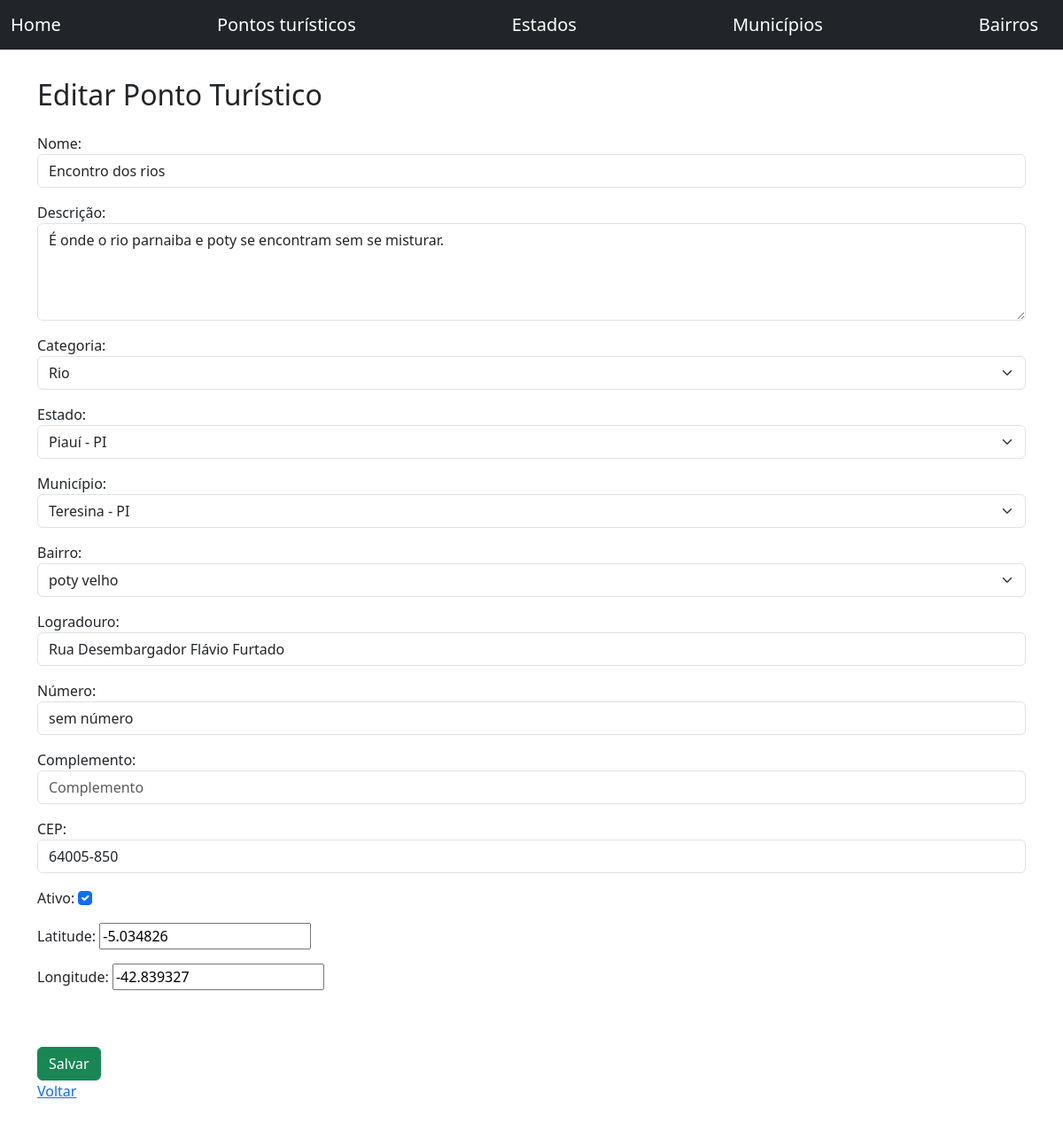
The page /pontos-turisticos/1/editar/ on the database its author committed.
### cadastros/models.py (models this page shows, shortened)
class PontoTuristico(models.Model):
    CATEGORIAS= [
        ('praia','Praia'),
        ('museu','Museu'),
        ('parque','Parque'),
        ('igreja','Igreja'),
        ('monumento','Monumento'),
        ('rio','Rio'),
        ('outro','Outro'),
    ]
    nome        = models.CharField(max_length=150)
    descricao   = models.TextField()
    categoria   = models.CharField(max_length=20, choices=CATEGORIAS)
    estado      = models.ForeignKey(Estado, on_delete=models.DO_NOTHING)
    municipio   = ChainedForeignKey(
        Municipio,
        chained_field='estado',
        chained_model_field='estado',
        show_all= False,
        sort= True,
        on_delete=models.DO_NOTHING
        )
    bairro      = ChainedForeignKey(
        Bairro,
        chained_field='municipio',
        chained_model_field='municipio',
        show_all= False,
        sort= True,
        on_delete=models.DO_NOTHING
        )
    logradouro  = models.CharField(max_length=150)
    numero      = models.CharField(max_length=10)
    complemento = models.CharField(max_length=150, null=True, blank=True)
    cep         = models.CharField(max_length=9)
    ativo       = models.BooleanField(default=True)
    created_at  = models.DateTimeField(auto_now_add=True)
    latitude    = models.DecimalField(max_digits=9, decimal_places=6, blank=True, null=True)
    longitude   = models.DecimalField(max_digits=9, decimal_places=6, blank=True, null=True)

### core/models.py (models this page shows)
class Estado(models.Model):
    REGIOES=[
        ('N','Norte'),
        ('NE','Nordeste'),
        ('CO','Centro-oeste'),
        ('SE','Sudeste'),
        ('S','Sul'),
    ]
    nome= models.CharField(max_length=100)
    sigla= models.CharField (max_length=2)
    regiao= models.CharField(max_length=25, choices=REGIOES, null=True, blank=True)
    def __str__(self):
        return f'{self.nome} - {self.sigla}'

class Municipio(models.Model):
    nome= models.CharField(max_length=100)
    populacao= models.IntegerField()
    estado= models.ForeignKey(
        Estado,
        on_delete=models.DO_NOTHING
    )
    class Meta:
        verbose_name = 'Município'
        verbose_name_plural = 'Municípios'
        ordering = ['nome','populacao']
    def __str__(self):
        return f'{self.nome} - {self.estado.sigla}'

class Bairro(models.Model):
    nome= models.CharField(max_length=100)
    populacao= models.IntegerField()
    municipio= models.ForeignKey(
        Municipio,
        on_delete=models.DO_NOTHING
    )
    def __str__(self):
        return self.nome

### cadastros/views.py (the view)
# urls.py: path('pontos-turisticos/<int:id>/editar/', views.editar_ponto, name='editar_ponto'),
def editar_ponto(request, id):
    ponto = get_object_or_404(PontoTuristico, id=id)
    if request.method == 'POST':
        form = PontoTuristicoForm(request.POST, instance=ponto)
        if form.is_valid():
            form.save()
            return redirect('listar_pontos')
    else:
        form = PontoTuristicoForm(instance=ponto)
    return render(request, 'pontos/form.html', {
        'form': form,
        'titulo': 'Editar Ponto Turístico'
    })

### templates/pontos/form.html (shortened to what this page needs)
{% extends 'base.html' %}
{% block titulo %}
    <h2>{{ titulo }}</h2>
{% endblock %}
{% block conteudo %}
<div class="row">
    <div class="col-md-12">
        <form method="POST">
            {{ form.as_p }}
            <div class="p-4"></div>
            <button type="submit" class="btn btn-success">Salvar</button>
        </form>
    </div>
</div>
<a href="{% url 'listar_pontos' %}">Voltar</a>
{% endblock %}

### rows shown on the page
PontoTuristico: nome "Encontro dos rios", descricao "É onde o rio parnaiba e poty se encontram sem se misturar.", categoria "Rio", municipio "Teresina - PI", bairro "poty velho", logradouro "Rua Desembargador Flávio Furtado", numero "sem número", cep "64005-850", ativo "☑", latitude "-5.034826", longitude "-42.839327"
Municipio: estado "Piauí - PI"

### other values the page prints
{{ titulo }} "Editar Ponto Turístico"
